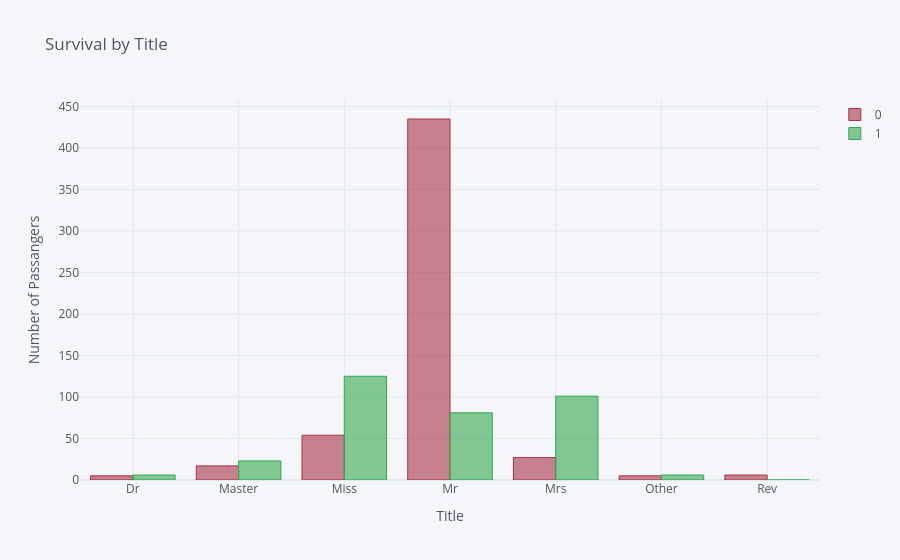

Notebook code cell kept with this figure:
### Code cell
hist_by_column("Title")

### Figure 1 — Plotly figure (JSON) as saved in the notebook; plotly's stock layout.template omitted (floating-point values rounded to 4 significant figures)
{"data": [{"marker": {"color": "rgba(168, 50, 70, 0.6)", "line": {"color": "rgba(168, 50, 70, 1.0)", "width": 1}}, "name": "0", "orientation": "v", "text": "", "type": "bar", "x": ["Dr", "Master", "Miss", "Mr", "Mrs", "Other", "Rev"], "y": [5, 17, 54, 435, 27, 5, 6]}, {"marker": {"color": "rgba(50, 168, 82, 0.6)", "line": {"color": "rgba(50, 168, 82, 1.0)", "width": 1}}, "name": "1", "orientation": "v", "text": "", "type": "bar", "x": ["Dr", "Master", "Miss", "Mr", "Mrs", "Other", "Rev"], "y": [6, 23, 125, 81, 101, 6, 0]}], "layout": {"legend": {"bgcolor": "#F5F6F9", "font": {"color": "#4D5663"}}, "paper_bgcolor": "#F5F6F9", "plot_bgcolor": "#F5F6F9", "title": {"font": {"color": "#4D5663"}, "text": "Survival by Title"}, "xaxis": {"gridcolor": "#E1E5ED", "showgrid": true, "tickfont": {"color": "#4D5663"}, "title": {"font": {"color": "#4D5663"}, "text": "Title"}, "zerolinecolor": "#E1E5ED"}, "yaxis": {"gridcolor": "#E1E5ED", "showgrid": true, "tickfont": {"color": "#4D5663"}, "title": {"font": {"color": "#4D5663"}, "text": "Number of Passangers"}, "zerolinecolor": "#E1E5ED"}}}
